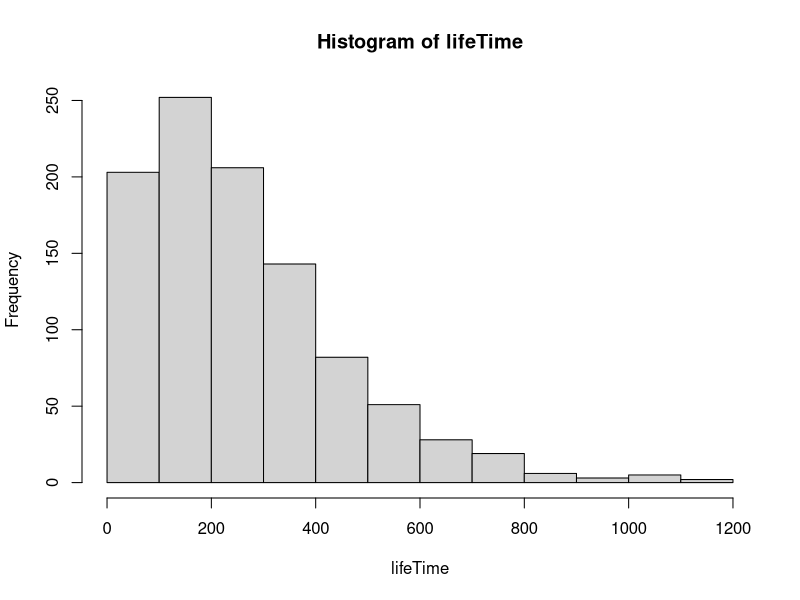

R code for this plot: (Note: this script raises an error after producing the figure.)
rm(list=ls())
Q = matrix(
  c(-0.0085,  0.005,  0.0025,       0,   0.001,
          0, -0.014,   0.005,   0.004,   0.005,
          0,      0,  -0.008,   0.003,   0.005,
          0,      0,       0,  -0.009,   0.009,
          0,      0,       0,       0,       0),
  nrow = 5,
  ncol = 5)
Q <- t(Q)


## Task 7

woman = rep(1,1000) # Create 1000 women
N.iter = 1000

count = matrix(0, ncol = 5, nrow = N.iter) #

for (i in 1:N.iter){
  while (woman[i]<5){
    event = rexp(1,rate=-Q[woman[i],woman[i]])
    count[i,woman[i]] = event
    if (woman[i] <4){
    woman[i]=sample(x = c((woman[i]+1):5), size =1, replace =TRUE,
                    prob =-(Q[woman[i],(woman[i]+1):5])/Q[woman[i],woman[i]])
    }
    else{
      woman[i]=5
    }

  }
}

lifeTime = rowSums(count)
hist(lifeTime)
C = qchisq(p = c(0.025,0.975), df = 999)
# Conf for stadard deviation: see notes part 2 file
conf=c(sqrt(999*var(lifeTime)/C[2]),sqrt(999*var(lifeTime)/C[1]))
mean(lifeTime)

n = length(lifeTime)
Conf_control1 = mean(lifeTime) - qt(0.975, df =n-1) * sd(lifeTime) / sqrt(n)
Conf_control2 = mean(lifeTime) + qt(0.975, df =n-1) * sd(lifeTime) / sqrt(n)
c(mean(lifeTime),Conf_control1,Conf_control2) #mean and CI for the mean

#survival rate after 30.5 months
(sum(rowSums(count[,1:2])>30.5 & (count[,3]!=0 | count[,4]!=0)))/1000

############# Opgave 8
Q = Q[1:4,1:4]
funk = function(t){
  ones = rep(1,4)
  p0 = c(1,0,0,0)

  p = vector()
  for (i in 1:length(t)){
    p[i] = 1 - p0%*%expm(x = Q*t[i])%*%ones
  }
  return(p)

}
plot(o,type ='l',lwd = 3)
lines(ecdf(lifeTime),col='red',lwd = 3)

ks.test(lifeTime, funk)

########## Opgave 9
# Q matrix for treatment
Q2 = matrix(c(-0.0085,0,0,0,0
              ,0.0025,-0.014,0,0,0
              ,0.00125,0,-0.008,0,0
              ,0,0.002,0.003,-0.009,0
              ,0.001,0.005,0.005,0.009,0),5,5)

woman = rep(1,1000) # Create 1000 women
Q = matrix(
  c(-0.0085,  0.005,  0.0025,       0,   0.001,
    0, -0.014,   0.005,   0.004,   0.005,
    0,      0,  -0.008,   0.003,   0.005,
    0,      0,       0,  -0.009,   0.009,
    0,      0,       0,       0,       0),
  nrow = 5,
  ncol = 5)
N.iter = 1000

count_treat = matrix(0, ncol = 5, nrow = N.iter) #

for (i in 1:N.iter){
  while (woman[i]<5){
    event = rexp(1,rate=-Q2[woman[i],woman[i]])
    count_treat[i,woman[i]] = event
    if (woman[i] <4){
      woman[i]=sample(x = c((woman[i]+1):5), size =1, replace =TRUE,
                      prob =-(Q2[woman[i],(woman[i]+1):5])/Q2[woman[i],woman[i]])
    }
    else{
      woman[i]=5
    }

  }
}

# S function for non-treatment
life_cdf=ecdf(lifeTime)

S_func = function(dt , t){
  S = (1000-dt(t)*1000)/1000
       return(S)
}
plot(S_func(life_cdf,1:1000))

# find s for treatment
lifeTimeTreat =rowSums(count_treat)
lifeTreat_cdf=ecdf(lifeTimeTreat)
plot(S_func(lifeTreat_cdf,1:1000))


# plot with death rate for treat and non-treat
plot(S_func(life_cdf,1:1000),col = 'red',type='l')
lines(S_func(lifeTreat_cdf,1:1000),col='blue',type='l')


#### Opgave 10
# Log rank test
N1 = S_func(life_cdf,0:1000)*1000
N2 = S_func(lifeTreat_cdf,0:1000)*1000
N = (S_func(life_cdf,0:1000)+S_func(lifeTreat_cdf,0:1000))*1000

O1 = abs(diff(N1))
O2 = abs(diff(N2))
O = abs(diff(N))

N = N[1:1000]
N2 = N2[1:1000]

E2 = O/N*N2

V = (O*(N2/N)*(1-N2/N)*(N-O))/(N-1)

Z = sum(O2-E2)/sum(V)

pValue = 1-pnorm(Z)

mean(V)
